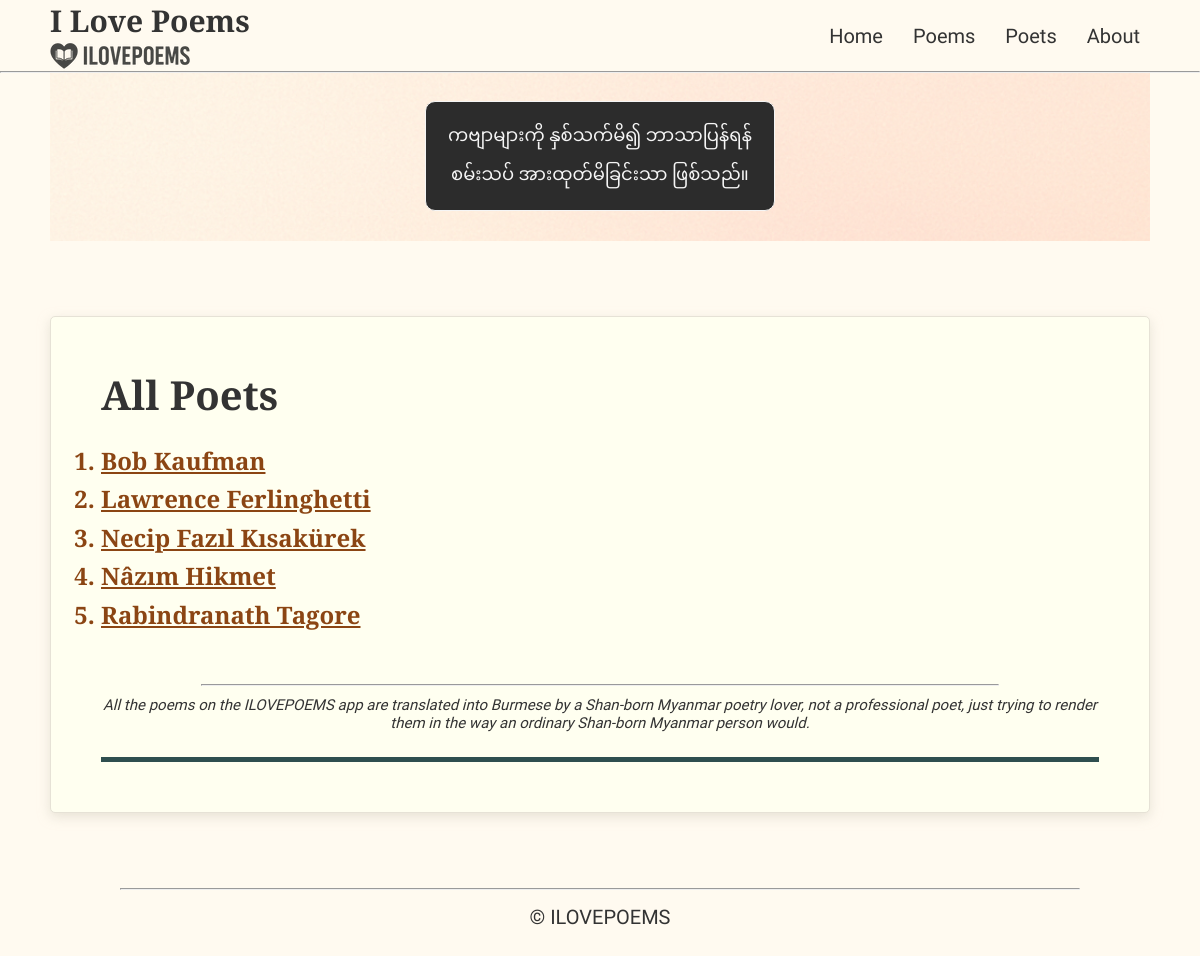
The page /poets/ on the database as committed earlier.
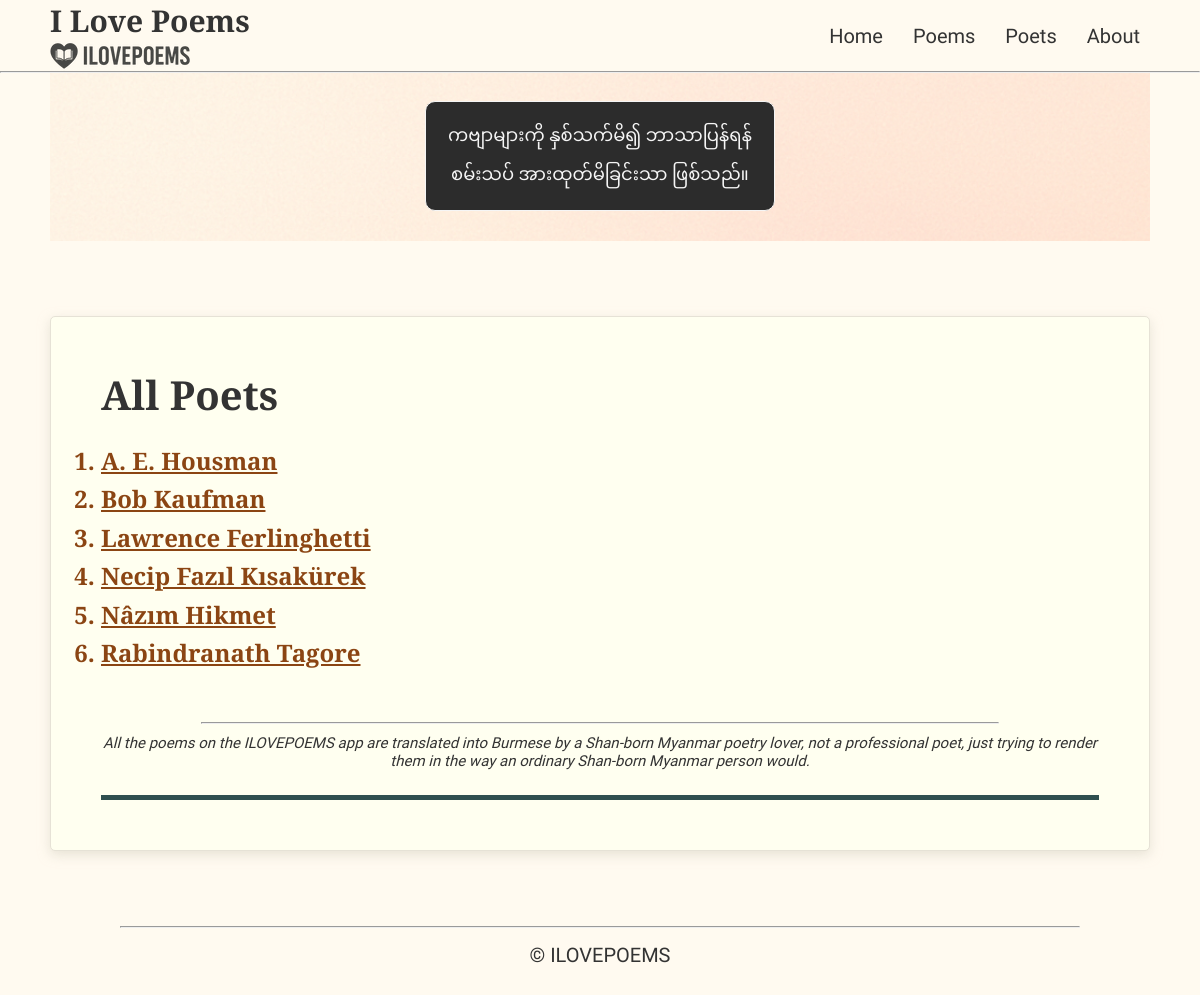
The same page on the database as committed later.
### poems/models.py (models this page shows, shortened)
class Poet(models.Model):
    name_en = models.CharField(max_length=100)
    name_mm = models.CharField(max_length=100)    # Myanmar name
    about = models.TextField(blank=True)          # About the poet
    source = models.CharField(max_length=300, blank=True)
    born_year = models.PositiveSmallIntegerField("Year of birth", null=True, blank=False)
    dead_year = models.PositiveSmallIntegerField("Year of death", null=True, blank=False)

### poems/views.py (the view)
# urls.py: path('poets/', views.poets, name='poets'),
def poets(request):
    all_poet_list= Poet.objects.all().order_by("name_en")
    context = {
        "all_poet_list": all_poet_list
    }
    return render(request, "poems/poets.html", context)

### poems/templates/poems/poets.html (shortened to what this page needs)
{% extends "poems/base.html" %}
{% block content %}
    <div class="poem-translation">
        <div class="poem">
            {% if all_poet_list %}
                <p class="poem-title_en">All Poets</p>
                <ol class="list">
                    {% for poet in all_poet_list %}
                        <li class="poems_list_items poet">
                            <span class="poet-wrapper">
                                <a href="{% url 'poems:poet' poet.id %}" class="poet">{{ poet.name_en }}</a>
                            </span>
                        </li>
                    {% endfor %}
                </ol>
            {% endif %}
        </div>
        <hr>
        <div class="trans-note">
            <p>
                All the poems on the ILOVEPOEMS app are translated into Burmese by a Shan-born Myanmar poetry lover, not a professional poet, just trying to render them in the way an ordinary Shan-born Myanmar person would.
            </p>
        </div>
        <hr class="bottom_bar">
    </div>
{% endblock %}

Rows that differ between the two databases and show on the page:
added Poet: name_en "A. E. Housman"
